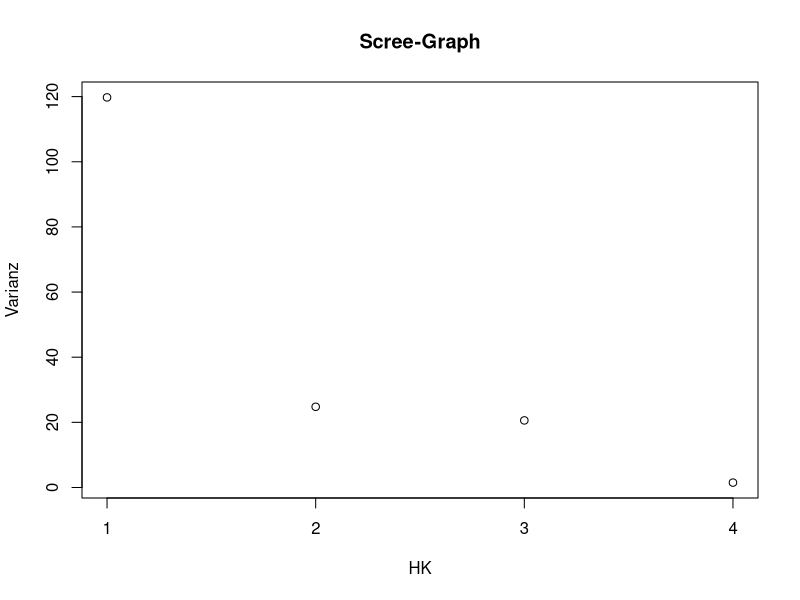
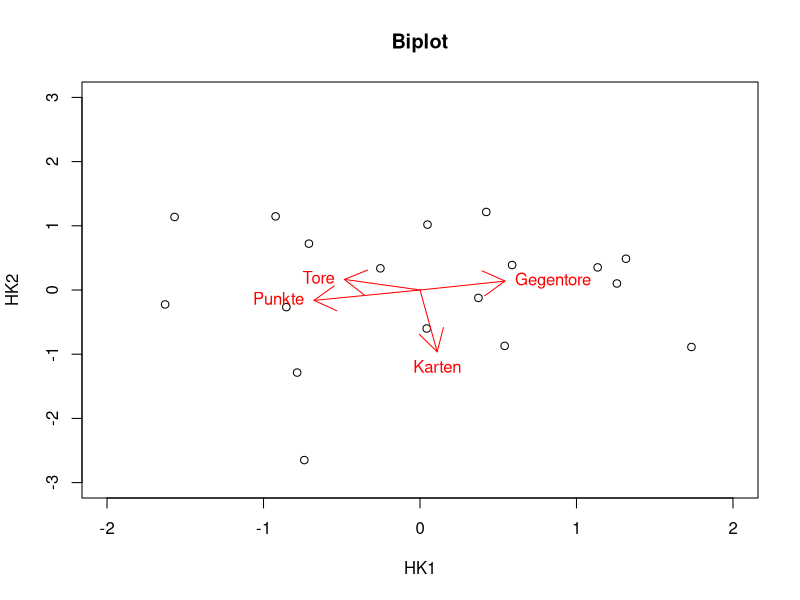

Recreate these plots in R, in order.
## ---- chunk 1
data <- read.csv('AufgabeH14.txt')
data <- scale(data, center = TRUE, scale = FALSE)
(S <- cov(data))
## ---- chunk 2
eigen_results <- eigen(S)
principal_components <- eigen_results$vectors
rownames(principal_components) <- colnames(data)
colnames(principal_components) <- c('HK1', 'HK2', 'HK3', 'HK4')
principal_components
## ---- chunk 3
variances <- eigen_results$values
(p_total <- min(which(cumsum(variances) / sum(variances) >= 0.75)))
## ---- chunk 4
(p_mean <- max(which(variances > mean(variances))))
## ---- chunk 5
plot(variances, main = "Scree-Graph", xlab = 'HK', ylab = 'Varianz', xaxt = "n")
axis(1, at = 1:4)
## ---- chunk 6
H1 <- diag(variances[1] * principal_components[, 1] %*% t(principal_components[, 1]))
H1 <- rbind(H1, H1 / diag(S)) # percentages
colnames(H1) <- colnames(data)
rownames(H1) <- c('Kommunalitaeten', 'Anteil')
H1
## ---- chunk 7
H2 <- diag(principal_components[, 1:2] %*% diag(variances[1:2]) %*%
             t(principal_components[, 1:2]))
H2 <- rbind(H2, H2 / diag(S))
colnames(H2) <- colnames(data)
rownames(H2) <- c('Kommunalitaeten', 'Anteil')
H2
## ---- chunk 8
data_transformed <- t(diag(1/sqrt(variances[1:2])) %*% t(principal_components[, 1:2]) %*%
                        t(data))
## ---- chunk 9
plot(data_transformed, xlim = c(-2, 2), ylim = c(-3, 3),  xlab = 'HK1', ylab = 'HK2',
     main = 'Biplot')
arrows(0, 0, principal_components[, 1], principal_components[, 2], col = 'red')
text(principal_components[, 1], principal_components[, 2], labels = colnames(data),
     col = 'red', pos = c(2, 2, 4, 1))
## ---- chunk 10
(R <- matrix(c(1, 0.83, 0.78, 0.83, 1, 0.67, 0.78, 0.67, 1), nrow = 3))
## ---- chunk 11
eigen_res <- eigen(R)
L <- sqrt(eigen_res$values[1]) * eigen_res$vectors[, 1]
V <- diag(diag(R - L %*% t(L)))
L
V
## ---- chunk 12
eigen_res <- eigen(R - V)
L <- sqrt(eigen_res$values[1]) * eigen_res$vectors[, 1]
V_old <- V
V <- diag(diag(R - L %*% t(L)))
L
V
## ---- chunk 13
iterations <- 2
while(norm(V - V_old, type = 'F') > 1e-6){
  eigen_res <- eigen(R - V)
  L <- sqrt(eigen_res$values[1]) * eigen_res$vectors[, 1]
  V_old <- V
  V <- diag(diag(R - L %*% t(L)))
  iterations <- iterations + 1
}
L
V
iterations
## ---- chunk 14
L %*% t(L) + V
